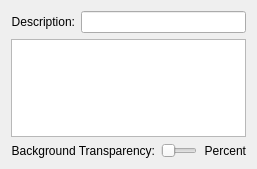
<ui version="4.0" >
 <class>ColorSchemeEditor</class>
 <widget class="QWidget" name="ColorSchemeEditor" >
  <property name="geometry" >
   <rect>
    <x>0</x>
    <y>0</y>
    <width>257</width>
    <height>169</height>
   </rect>
  </property>
  <property name="windowTitle" >
   <string>Form</string>
  </property>
  <layout class="QVBoxLayout" >
   <item>
    <layout class="QHBoxLayout" >
     <item>
      <widget class="QLabel" name="label" >
       <property name="text" >
        <string>Description:</string>
       </property>
       <property name="alignment" >
        <set>Qt::AlignRight|Qt::AlignTrailing|Qt::AlignVCenter</set>
       </property>
      </widget>
     </item>
     <item>
      <widget class="QLineEdit" name="descriptionEdit" />
     </item>
    </layout>
   </item>
   <item>
    <widget class="QTableWidget" name="colorTable" />
   </item>
   <item>
    <layout class="QHBoxLayout" >
     <item>
      <widget class="QLabel" name="label_2" >
       <property name="text" >
        <string>Background Transparency:</string>
       </property>
       <property name="alignment" >
        <set>Qt::AlignRight|Qt::AlignTrailing|Qt::AlignVCenter</set>
       </property>
      </widget>
     </item>
     <item>
      <widget class="QSlider" name="transparencySlider" >
       <property name="maximum" >
        <number>100</number>
       </property>
       <property name="orientation" >
        <enum>Qt::Horizontal</enum>
       </property>
      </widget>
     </item>
     <item>
      <widget class="QLabel" name="transparencyPercentLabel" >
       <property name="text" >
        <string>Percent</string>
       </property>
       <property name="alignment" >
        <set>Qt::AlignRight|Qt::AlignTrailing|Qt::AlignVCenter</set>
       </property>
      </widget>
     </item>
    </layout>
   </item>
  </layout>
 </widget>
 <resources/>
 <connections/>
</ui>
